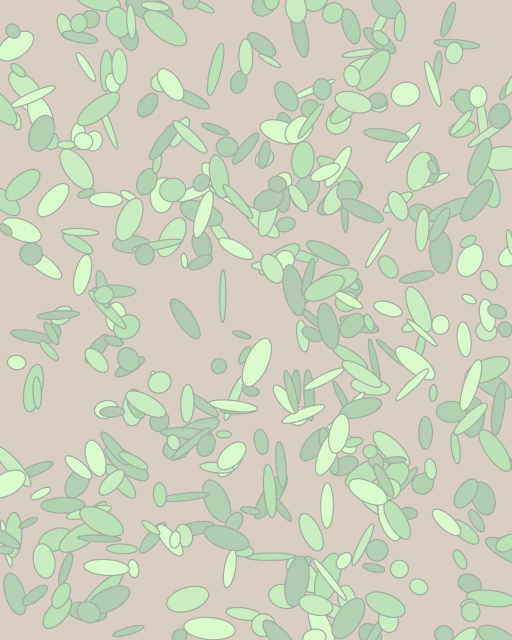
#> input picture Backend/api/test/fixtures/gate/bright.jpg, 1024 x 1280 px (shown at 1/2 size)
$ python -i leaf.py   (imports and definitions only)
#> lines starting #> are read from the running program, lines starting #| are printed output that depends on the picture
"""Runtime for the reviewed palm mask and GreenSeeker NDVI proof of concept."""

import json
from pathlib import Path

import cv2
import numpy as np
from PIL import Image
from plantvision import SegmentationError
from plantvision.features.extractor import FEATURE_KEYS, FeatureExtractor
from plantvision.segmentation.model import SegmentationModel, SegmentationResult
from plantvision.segmentation.confidence import mask_confidence, ndvi_uncertainty

MODEL_FORMAT = "palm-demo-v1"
MODEL_VERSION = "LeafSegmenter v1.0.0"
MAX_SIDE = 768
MIN_FRACTION = 0.002
MAX_FRACTION = 0.70


# [4 lines left out: function prepare_rgb, not called in this run]


def pixel_features(rgb):
    height, width = rgb.shape[:2]
#> height = 1280; width = 1024
    scale = min(1.0, MAX_SIDE / max(height, width))
#> scale = 0.6
    small = cv2.resize(rgb, (max(1, round(width * scale)), max(1, round(height * scale))),
                       interpolation=cv2.INTER_AREA)
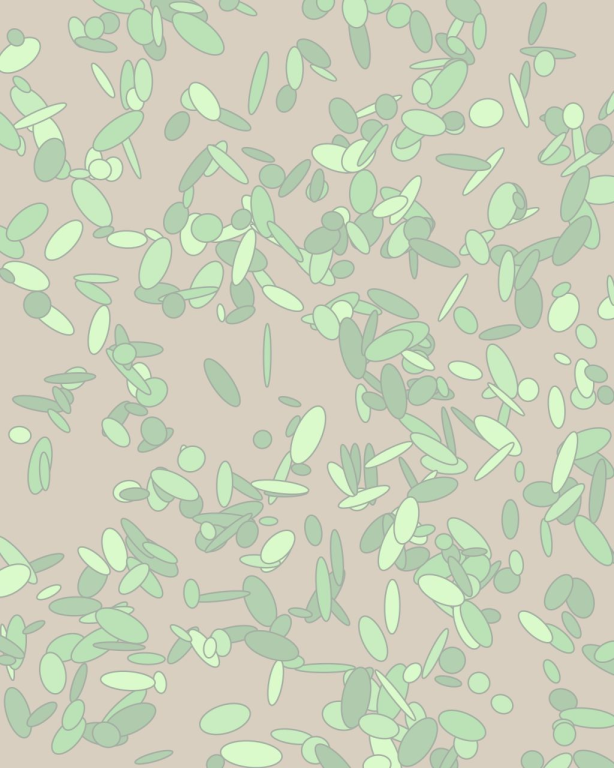
#> small: shape (768, 614, 3); mean R, G, B 203.3, 209.9, 187.1
    lab = cv2.cvtColor(small, cv2.COLOR_RGB2LAB).astype(np.float32) / 255
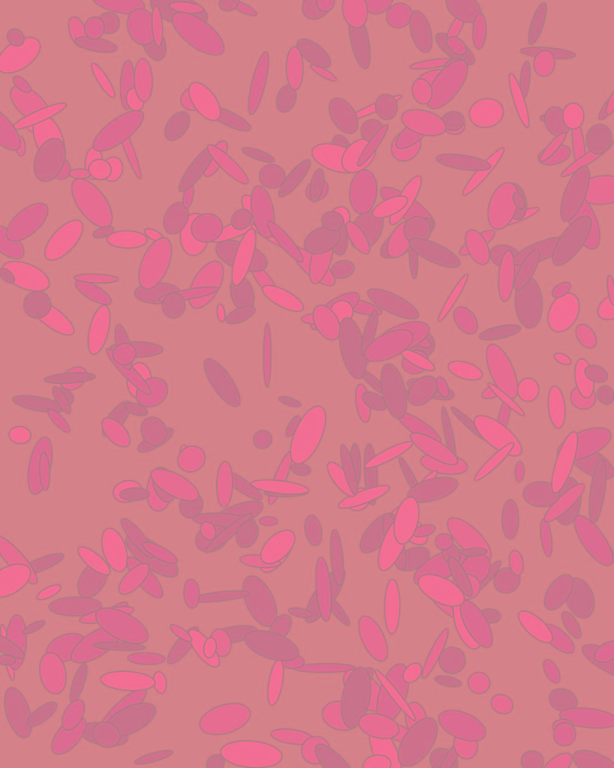
#> lab: shape (768, 614, 3) float32; mean R, G, B 0.832, 0.478, 0.543
    red, green, blue = (small.astype(np.float32) / 255).transpose(2, 0, 1)
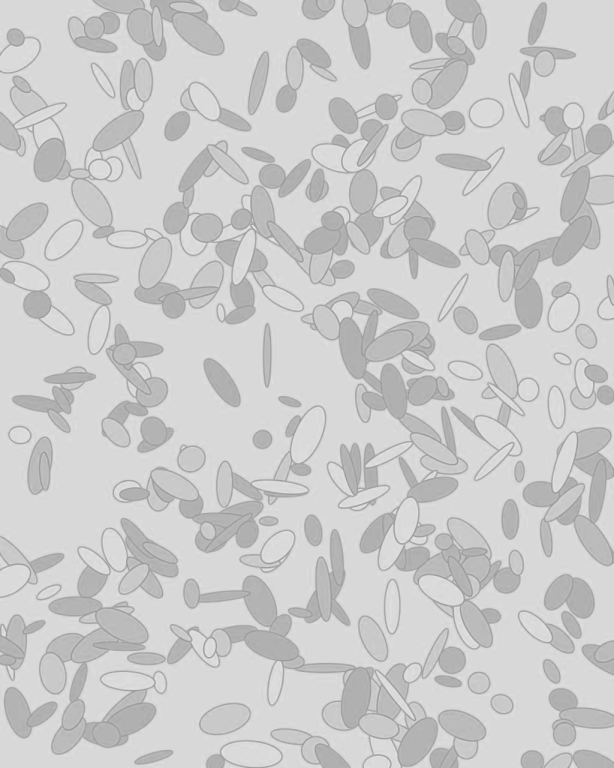
#> red: shape (768, 614) float32; min 0.592, max 0.902, mean 0.797
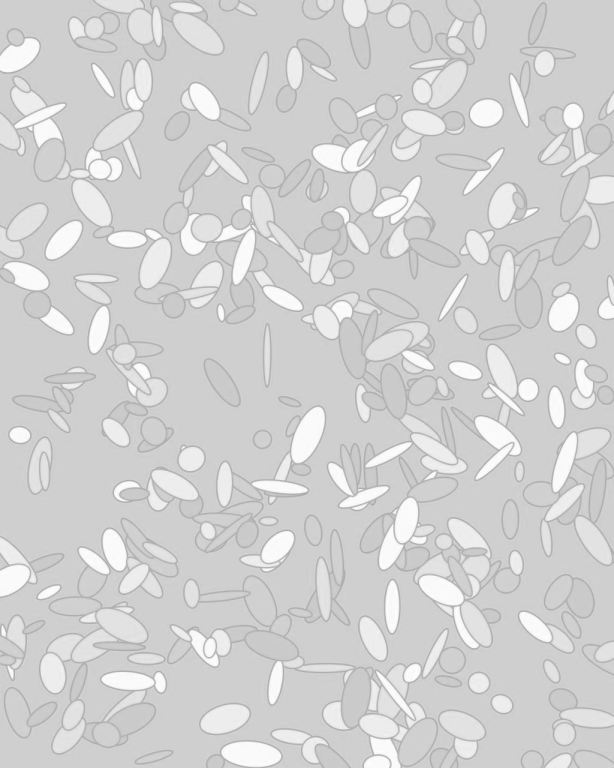
#> green: shape (768, 614) float32; min 0.655, max 1, mean 0.823
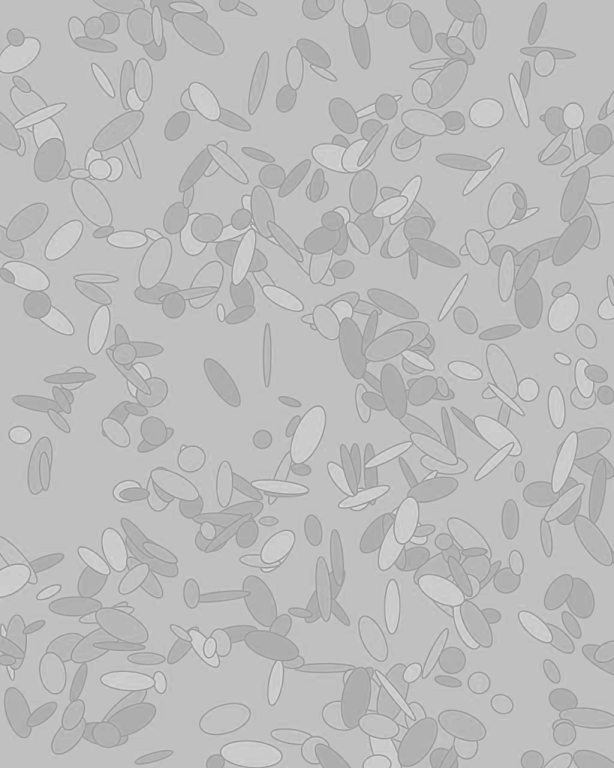
#> blue: shape (768, 614) float32; min 0.569, max 0.875, mean 0.734
    light, a, b = lab.transpose(2, 0, 1)
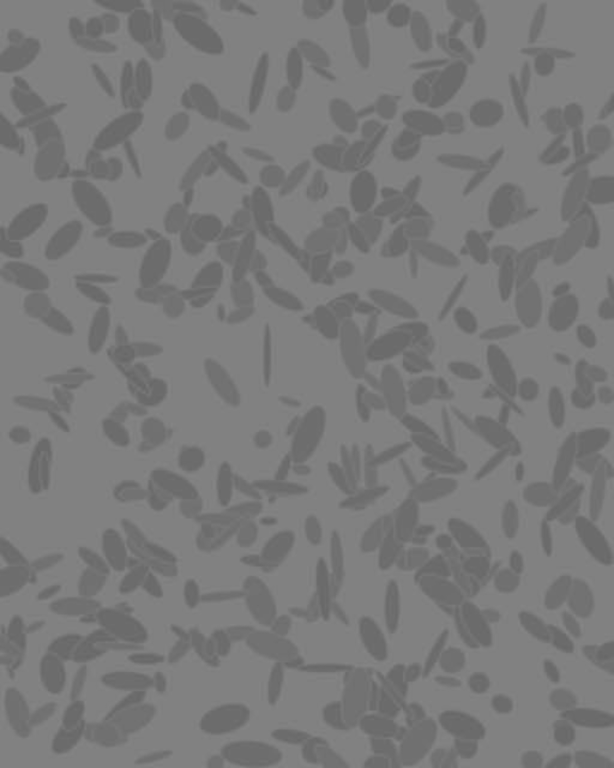
#> a: shape (768, 614) float32; min 0.4, max 0.525, mean 0.478
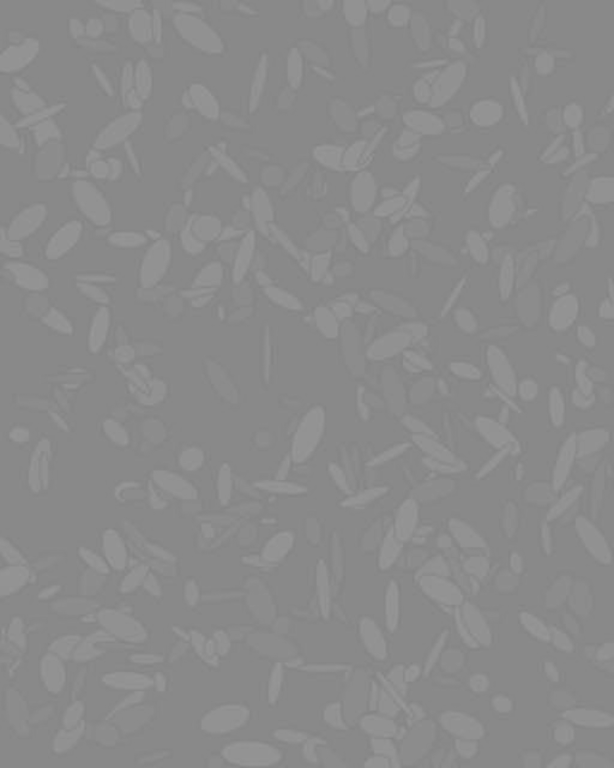
#> b: shape (768, 614) float32; min 0.506, max 0.6, mean 0.544
    yy, xx = np.indices(light.shape, dtype=np.float32)
    return np.stack([
        light, a, b, green - red, green - blue,
        light - cv2.GaussianBlur(light, (0, 0), 2),
        cv2.GaussianBlur(a, (0, 0), 2), cv2.GaussianBlur(b, (0, 0), 2),
        abs(xx / max(1, light.shape[1] - 1) - .5),
        abs(yy / max(1, light.shape[0] - 1) - .5),
    ], axis=-1)


# [8 lines left out: function clean_mask, not called in this run]


class LeafSegmenter(SegmentationModel):
    """Evaluate exported numeric trees and ridge coefficients without a pickle."""

    # [89 lines left out: functions __init__, pixel_scores, mask, predict, analyze, not called in this run]

>>> import cv2
>>> picture = cv2.cvtColor(cv2.imread('../../../../api/test/fixtures/gate/bright.jpg'), cv2.COLOR_BGR2RGB)
>>> result = pixel_features(picture)
